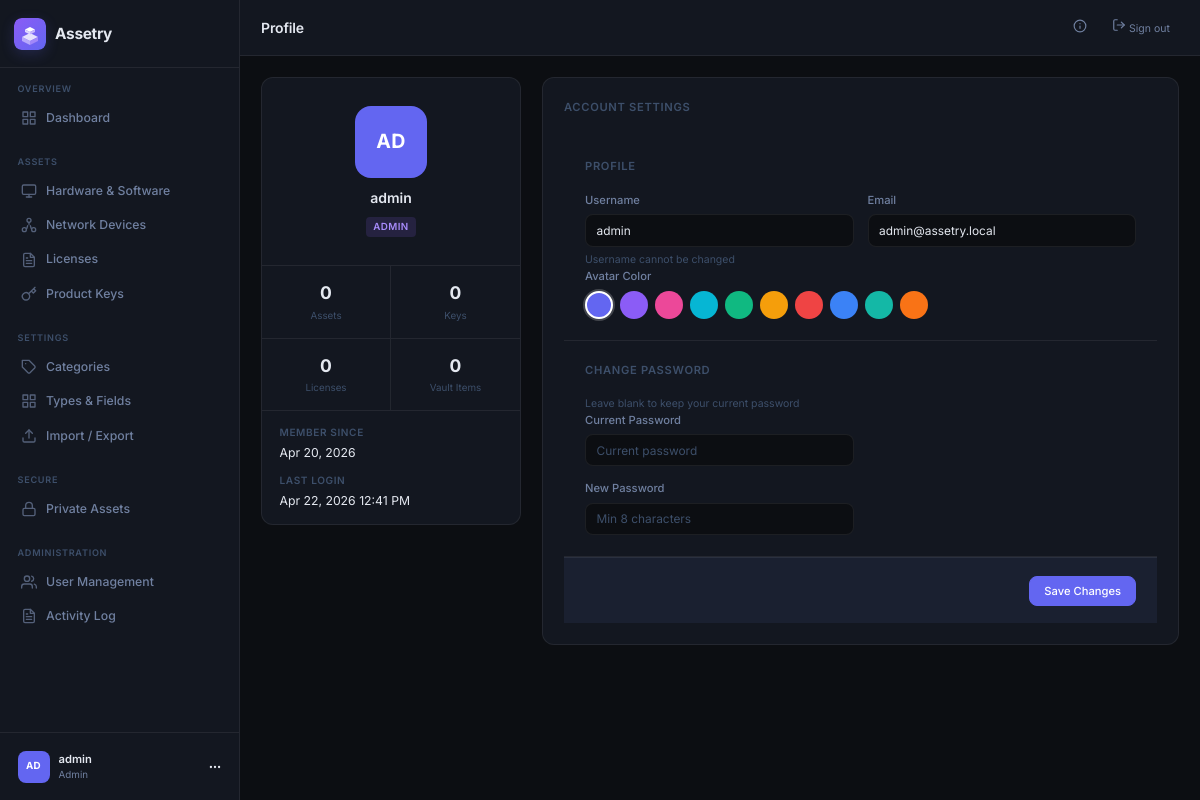
The page /profile (signed in) on the database as committed earlier.
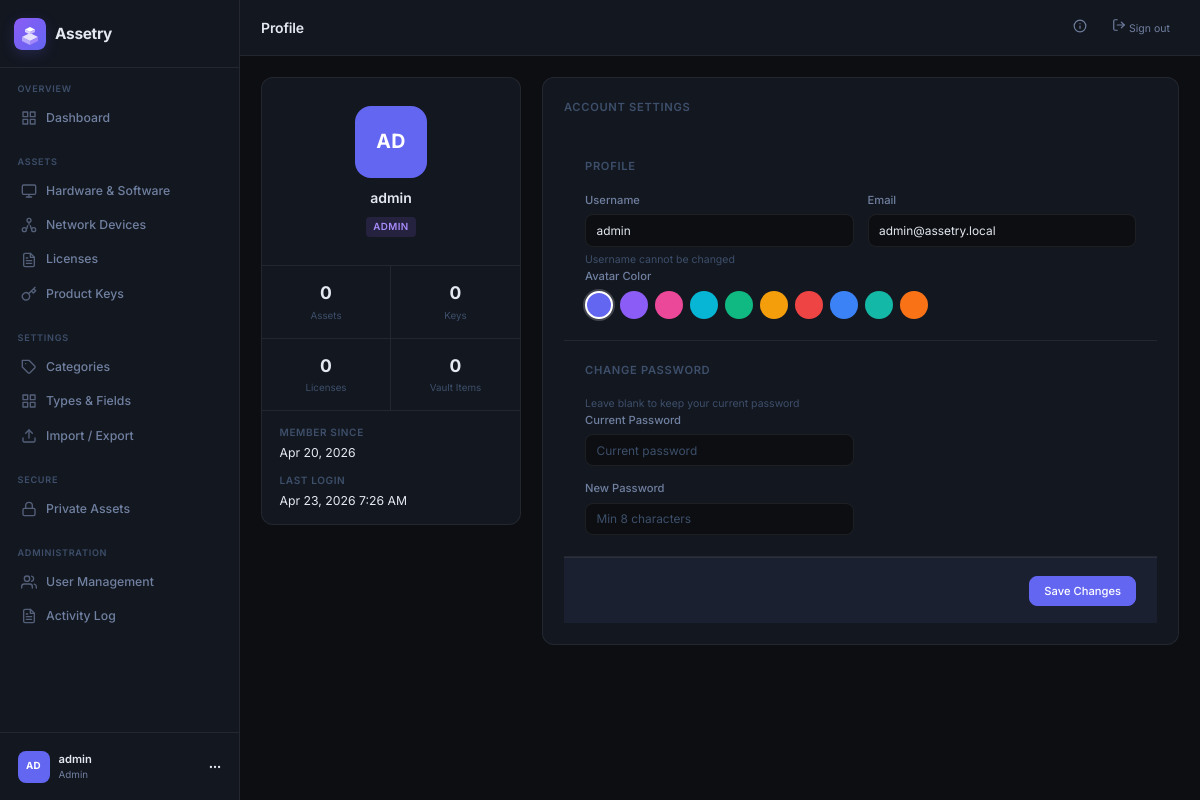
The same page on the database as committed later.
### tables this page shows
CREATE TABLE users (
            id INTEGER PRIMARY KEY AUTOINCREMENT,
            username TEXT UNIQUE NOT NULL,
            email TEXT UNIQUE NOT NULL,
            password_hash TEXT NOT NULL,
            role TEXT NOT NULL DEFAULT 'user',
            avatar_color TEXT NOT NULL DEFAULT '#6366f1',
            created_at DATETIME DEFAULT CURRENT_TIMESTAMP,
            last_login DATETIME,
            is_active INTEGER DEFAULT 1
        );

### src/controllers/profile_controller.php (called while the page is built, shortened)
<?php
route('GET', '/profile', function($params) {
    requireLogin();
    $user = currentUser();
    $db = getDB();
    $stats = [
        'assets' => $db->query("SELECT COUNT(*) FROM assets")->fetchColumn(),
        'keys' => $db->query("SELECT COUNT(*) FROM product_keys")->fetchColumn(),
        'licenses' => $db->query("SELECT COUNT(*) FROM licenses")->fetchColumn(),
        'vault' => $db->query("SELECT COUNT(*) FROM vault_items WHERE user_id={$user['id']}")->fetchColumn(),
    ];
    $title = 'Profile';
    ob_start(); require __DIR__ . '/../views/pages/profile.php'; $content = ob_get_clean();
    require __DIR__ . '/../views/layouts/main.php';
});

### public/index.php (called while the page is built, shortened)
<?php
require_once __DIR__ . '/../src/router.php';

### src/auth.php (called while the page is built, shortened)
<?php
function isLoggedIn(): bool {
    return isset($_SESSION['user_id']);
}
function requireLogin(): void {
    if (!isLoggedIn() || currentUser() === null) {
        session_destroy();
        header('Location: /login');
        exit;
    }
}
function currentUser(): ?array {
    static $user = null;
    if ($user === null) {
        $db = getDB();
        $stmt = $db->prepare("SELECT * FROM users WHERE id = ? AND is_active = 1");
        $stmt->execute([$_SESSION['user_id']]);
        $user = $stmt->fetch();
    }
    return $user ?: null;
}

### src/helpers.php (called while the page is built, shortened)
<?php
function e(string $str): string {
    return htmlspecialchars($str, ENT_QUOTES, 'UTF-8');
}
function formatDate(string $date = null): string {
    return date('M j, Y', strtotime($date));
}
function formatDateTime(string $dt = null): string {
    return date('M j, Y g:i A', strtotime($dt));
}
function initials(string $name): string {
    $words = explode(' ', trim($name));
    return strtoupper(substr($name, 0, 2));
}

### src/views/pages/profile.php (the view, shortened to what the changed rows need)
<div class="profile-layout">
    <div class="profile-sidebar">
        <div class="profile-avatar-section">
            <div class="avatar avatar-xl" style="background:<?= e($user['avatar_color']) ?>"><?= e(initials($user['username'])) ?></div>
            <h3><?= e($user['username']) ?></h3>
            <span class="badge <?= $user['role'] === 'admin' ? 'badge-purple' : 'badge-neutral' ?>"><?= ucfirst($user['role']) ?></span>
        </div>
        <div class="profile-stats">
            <div class="profile-stat">
                <span class="profile-stat-value"><?= $stats['assets'] ?></span>
                <span class="profile-stat-label">Assets</span>
            </div>
            <div class="profile-stat">
                <span class="profile-stat-value"><?= $stats['keys'] ?></span>
                <span class="profile-stat-label">Keys</span>
            </div>
            <div class="profile-stat">
                <span class="profile-stat-value"><?= $stats['licenses'] ?></span>
                <span class="profile-stat-label">Licenses</span>
            </div>
            <div class="profile-stat">
                <span class="profile-stat-value"><?= $stats['vault'] ?></span>
                <span class="profile-stat-label">Vault Items</span>
            </div>
        </div>
        <div class="profile-info">
            <div class="detail-field">
                <span class="detail-label">Member since</span>
                <span class="detail-value"><?= formatDate($user['created_at']) ?></span>
            </div>
            <div class="detail-field">
                <span class="detail-label">Last login</span>
                <span class="detail-value"><?= $user['last_login'] ? formatDateTime($user['last_login']) : 'Now' ?></span>
            </div>
        </div>
    </div>
    <div class="profile-main">
        <div class="detail-card">
            <h3 class="form-section-title" style="margin-bottom:1.5rem">Account Settings</h3>
            <form method="POST" action="/profile">
                <div class="form-section">
                    <h4 class="form-section-title">Profile</h4>
                    <div class="form-grid">
                        <div class="form-group">
                            <label class="form-label">Username</label>
                            <input type="text" class="form-input" value="<?= e($user['username']) ?>" disabled>
                            <span class="form-hint">Username cannot be changed</span>
                        </div>
                        <div class="form-group">
                            <label class="form-label">Email</label>
                            <input type="email" name="email" class="form-input" value="<?= e($user['email']) ?>" required>
                        </div>
                    </div>
                    <div class="form-group">
                        <label class="form-label">Avatar Color</label>
                        <div class="color-picker">
                            <?php
                            $colors = ['#6366f1','#8b5cf6','#ec4899','#06b6d4','#10b981','#f59e0b','#ef4444','#3b82f6','#14b8a6','#f97316'];
                            foreach ($colors as $c):
                            ?>
                            <label class="color-swatch <?= $user['avatar_color'] === $c ? 'color-selected' : '' ?>">
                                <span class="color-dot" style="background:<?= $c ?>"></span>
                            </label>
                            <?php endforeach; ?>
                        </div>
                    </div>
                </div>
                <div class="form-section">
                    <h4 class="form-section-title">Change Password</h4>
                    <p class="form-hint">Leave blank to keep your current password</p>
                    <div class="form-grid">
                        <div class="form-group form-col-3">
                            <label class="form-label">Current Password</label>
                            <input type="password" name="current_password" class="form-input" placeholder="Current password">
                        </div>
                        <div class="form-group form-col-3">
                            <label class="form-label">New Password</label>
                            <input type="password" name="new_password" class="form-input" placeholder="Min 8 characters" minlength="8">
                        </div>
                    </div>
                </div>
                <div class="form-actions">
                    <button type="submit" class="btn btn-primary">Save Changes</button>
                </div>
            </form>
        </div>
    </div>
</div>

### src/views/layouts/main.php (shortened to what the changed rows need)
<?php
require_once __DIR__ . '/../../auth.php';
$user = currentUser();
$currentPath = parse_url($_SERVER['REQUEST_URI'], PHP_URL_PATH);
function navActive(string $path): string {
    global $currentPath;
    if ($path === '/dashboard') {
        return $currentPath === '/dashboard' ? 'nav-item active' : 'nav-item';
    }
    return strpos($currentPath, $path) === 0 ? 'nav-item active' : 'nav-item';
}
?>
<!DOCTYPE html>
<html lang="en">
<head>
    <link rel="stylesheet" href="/static/app.css">
</head>
<body>
<div class="app-shell">
    <aside class="sidebar">
        <div class="sidebar-header">
            <a href="/dashboard" class="brand">
                <div class="brand-icon brand-icon-img">
                    <img src="/static/logo.svg" alt="Assetry" width="32" height="32">
                </div>
                <span class="brand-name">Assetry</span>
            </a>
        </div>
        <nav class="sidebar-nav">
            <div class="nav-section">
                <span class="nav-label">Overview</span>
                <a href="/dashboard" class="<?= navActive('/dashboard') ?>">
                    <span>Dashboard</span>
                </a>
            </div>
            <div class="nav-section">
                <span class="nav-label">Assets</span>
                <a href="/assets" class="<?= navActive('/assets') ?>">
                    <svg xmlns="http://www.w3.org/2000/svg" width="16" height="16" viewBox="0 0 24 24" fill="none" stroke="currentColor" stroke-width="2" stroke-linecap="round" stroke-linejoin="round"><rect x="2" y="3" width="20" height="14" rx="2" ry="2"/><line x1="8" y1="21" x2="16" y2="21"/><line x1="12" y1="17" x2="12" y2="21"/></svg>
                    <span>Hardware & Software</span>
                </a>
                <a href="/network" class="<?= navActive('/network') ?>">
                    <span>Network Devices</span>
                </a>
                <a href="/licenses" class="<?= navActive('/licenses') ?>">
                    <span>Licenses</span>
                </a>
                <a href="/keys" class="<?= navActive('/keys') ?>">
                    <svg xmlns="http://www.w3.org/2000/svg" width="16" height="16" viewBox="0 0 24 24" fill="none" stroke="currentColor" stroke-width="2" stroke-linecap="round" stroke-linejoin="round"><path d="M21 2l-2 2m-7.61 7.61a5.5 5.5 0 1 1-7.778 7.778 5.5 5.5 0 0 1 7.777-7.777zm0 0L15.5 7.5m0 0l3 3L22 7l-3-3m-3.5 3.5L19 4"/></svg>
                    <span>Product Keys</span>
                </a>
            </div>
            <div class="nav-section">
                <span class="nav-label">Settings</span>
                <a href="/categories" class="<?= navActive('/categories') ?>">
                    <svg xmlns="http://www.w3.org/2000/svg" width="16" height="16" viewBox="0 0 24 24" fill="none" stroke="currentColor" stroke-width="2" stroke-linecap="round" stroke-linejoin="round"><path d="M20.59 13.41l-7.17 7.17a2 2 0 0 1-2.83 0L2 12V2h10l8.59 8.59a2 2 0 0 1 0 2.82z"/><line x1="7" y1="7" x2="7.01" y2="7"/></svg>
                    <span>Categories</span>
                </a>
                <a href="/types" class="<?= navActive('/types') ?>">
                    <svg xmlns="http://www.w3.org/2000/svg" width="16" height="16" viewBox="0 0 24 24" fill="none" stroke="currentColor" stroke-width="2" stroke-linecap="round" stroke-linejoin="round"><path d="M3 3h7v7H3zM14 3h7v7h-7zM14 14h7v7h-7zM3 14h7v7H3z"/></svg>
                    <span>Types &amp; Fields</span>
                </a>
                <a href="/data" class="<?= navActive('/data') ?>">
                    <svg xmlns="http://www.w3.org/2000/svg" width="16" height="16" viewBox="0 0 24 24" fill="none" stroke="currentColor" stroke-width="2" stroke-linecap="round" stroke-linejoin="round"><path d="M21 15v4a2 2 0 0 1-2 2H5a2 2 0 0 1-2-2v-4"/><polyline points="17 8 12 3 7 8"/><line x1="12" y1="3" x2="12" y2="15"/></svg>
                    <span>Import / Export</span>
                </a>
            </div>
            <div class="nav-section">
                <span class="nav-label">Secure</span>
                <a href="/vault" class="<?= navActive('/vault') ?>">
                    <svg xmlns="http://www.w3.org/2000/svg" width="16" height="16" viewBox="0 0 24 24" fill="none" stroke="currentColor" stroke-width="2" stroke-linecap="round" stroke-linejoin="round"><rect x="3" y="11" width="18" height="11" rx="2" ry="2"/><path d="M7 11V7a5 5 0 0 1 10 0v4"/></svg>
                    <span>Private Assets</span>
                </a>
            </div>
            <?php if ($user && $user['role'] === 'admin'): ?>
            <div class="nav-section">
                <span class="nav-label">Administration</span>
                <a href="/admin/users" class="<?= navActive('/admin') ?>">
                    <span>User Management</span>
                </a>
                <a href="/admin/logs" class="<?= navActive('/admin/logs') ?>">
                    <span>Activity Log</span>
                </a>
            </div>
            <?php endif; ?>
        </nav>
        <div class="sidebar-footer">
            <a href="/profile" class="user-card">
                <div class="avatar" style="background: <?= e($user['avatar_color'] ?? '#6366f1') ?>">
                    <?= e(initials($user['username'] ?? 'U')) ?>
                </div>
                <div class="user-info">
                    <span class="user-name"><?= e($user['username'] ?? '') ?></span>
                    <span class="user-role"><?= e(ucfirst($user['role'] ?? 'user')) ?></span>
                </div>
                <svg xmlns="http://www.w3.org/2000/svg" width="14" height="14" viewBox="0 0 24 24" fill="none" stroke="currentColor" stroke-width="2" stroke-linecap="round" stroke-linejoin="round"><circle cx="12" cy="12" r="1"/><circle cx="19" cy="12" r="1"/><circle cx="5" cy="12" r="1"/></svg>
            </a>
        </div>
    </aside>
    <main class="main-content">
        <header class="topbar">
            <div class="topbar-left">
                <h1 class="page-title"><?= e($title ?? 'Dashboard') ?></h1>
            </div>
            <div class="topbar-right">
                <button type="button" class="btn-ghost btn-sm" onclick="document.getElementById('about-modal').style.display='flex'" title="About Assetry" style="padding:0.4rem">
                    <svg xmlns="http://www.w3.org/2000/svg" width="14" height="14" viewBox="0 0 24 24" fill="none" stroke="currentColor" stroke-width="2" stroke-linecap="round" stroke-linejoin="round"><circle cx="12" cy="12" r="10"/><line x1="12" y1="16" x2="12" y2="12"/><line x1="12" y1="8" x2="12.01" y2="8"/></svg>
                </button>
                <a href="/logout" class="btn-ghost btn-sm">
                    <svg xmlns="http://www.w3.org/2000/svg" width="14" height="14" viewBox="0 0 24 24" fill="none" stroke="currentColor" stroke-width="2" stroke-linecap="round" stroke-linejoin="round"><path d="M9 21H5a2 2 0 0 1-2-2V5a2 2 0 0 1 2-2h4"/><polyline points="16 17 21 12 16 7"/><line x1="21" y1="12" x2="9" y2="12"/></svg>
                    Sign out
                </a>
            </div>
        </header>
        <div class="content-area">
            <?php echo $content ?? ''; ?>
        </div>
    </main>
</div>
</body>
</html>

Rows that differ between the two databases and show on the page:
changed users "AD": last_login "Apr 22, 2026 12:41 PM" → "Apr 23, 2026 7:26 AM"
